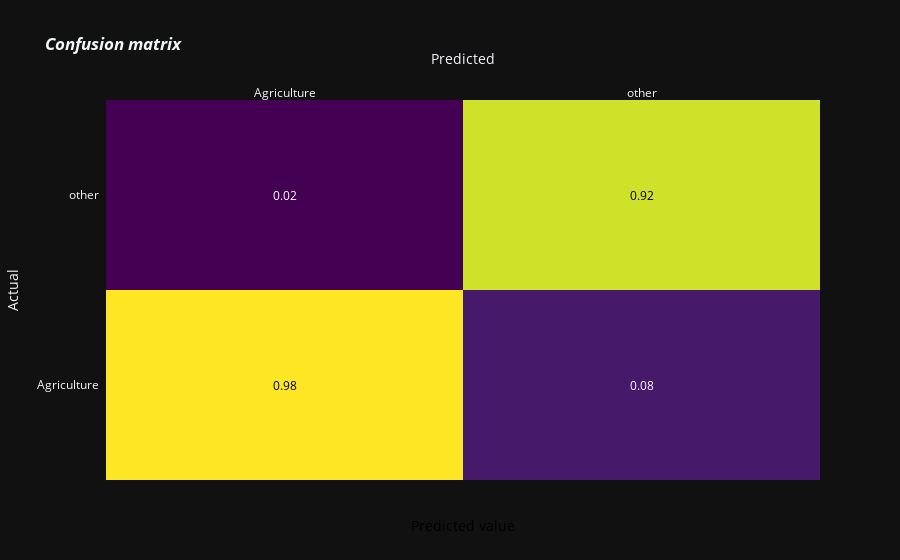
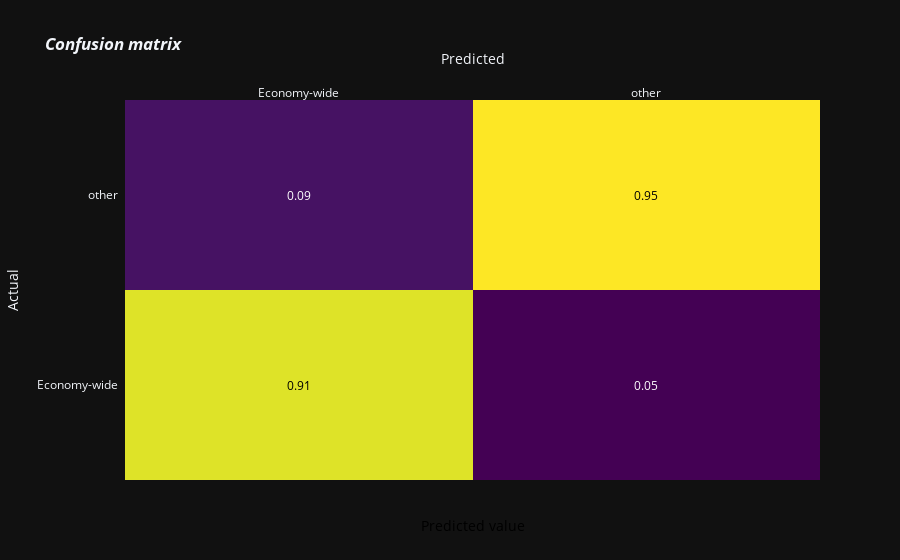
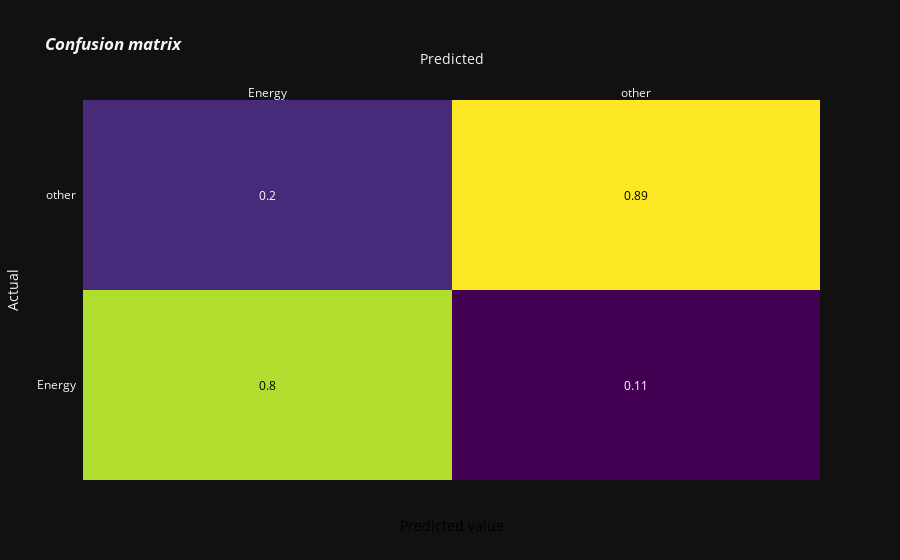
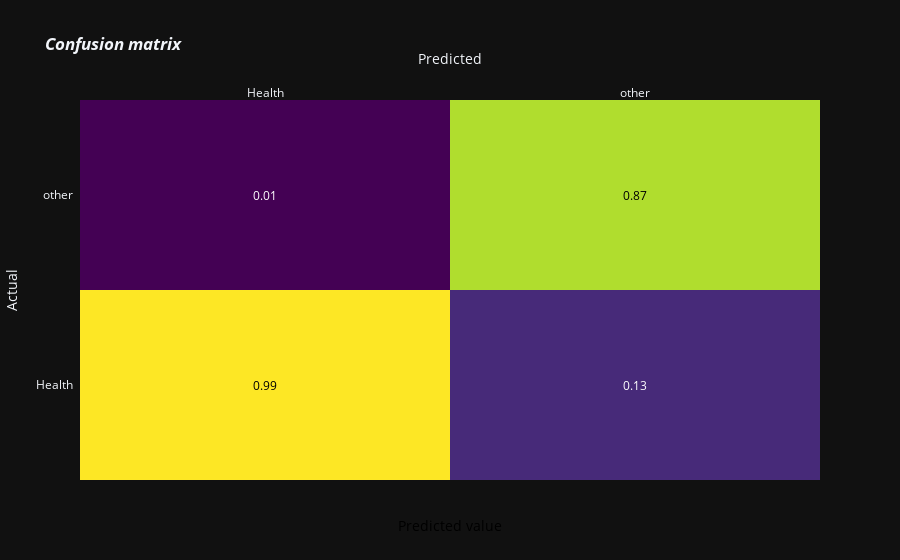

The cell these charts' notebook holds for them, in order:
### Code cell
for fig in figs:
    fig.show()

### Figure 1 — Plotly figure (JSON) as saved in the notebook; plotly's stock layout.template omitted (floating-point values rounded to 4 significant figures)
{"data": [{"colorscale": [[0.0, "#440154"], [0.1111, "#482878"], [0.2222, "#3e4989"], [0.3333, "#31688e"], [0.4444, "#26828e"], [0.5556, "#1f9e89"], [0.6667, "#35b779"], [0.7778, "#6ece58"], [0.8889, "#b5de2b"], [1.0, "#fde725"]], "reversescale": false, "showscale": false, "x": ["Agriculture", "other"], "y": ["Agriculture", "other"], "z": [[0.9849, 0.08197], [0.01506, 0.918]], "type": "heatmap"}], "layout": {"annotations": [{"font": {"color": "#000000"}, "showarrow": false, "text": "0.98", "x": "Agriculture", "xref": "x", "y": "Agriculture", "yref": "y"}, {"font": {"color": "#FFFFFF"}, "showarrow": false, "text": "0.08", "x": "other", "xref": "x", "y": "Agriculture", "yref": "y"}, {"font": {"color": "#FFFFFF"}, "showarrow": false, "text": "0.02", "x": "Agriculture", "xref": "x", "y": "other", "yref": "y"}, {"font": {"color": "#000000"}, "showarrow": false, "text": "0.92", "x": "other", "xref": "x", "y": "other", "yref": "y"}, {"font": {"color": "black", "size": 14}, "showarrow": false, "text": "Predicted value", "x": 0.5, "xref": "paper", "y": -0.15, "yref": "paper"}], "xaxis": {"dtick": 1, "gridcolor": "rgb(0, 0, 0)", "side": "top", "ticks": "", "title": {"text": "Predicted"}}, "yaxis": {"dtick": 1, "ticks": "", "ticksuffix": "  ", "title": {"text": "Actual"}}, "title": {"text": "<i><b>Confusion matrix</b></i>"}}}

### Figure 2 — Plotly figure (JSON) as saved in the notebook; plotly's stock layout.template omitted (floating-point values rounded to 4 significant figures)
{"data": [{"colorscale": [[0.0, "#440154"], [0.1111, "#482878"], [0.2222, "#3e4989"], [0.3333, "#31688e"], [0.4444, "#26828e"], [0.5556, "#1f9e89"], [0.6667, "#35b779"], [0.7778, "#6ece58"], [0.8889, "#b5de2b"], [1.0, "#fde725"]], "reversescale": false, "showscale": false, "x": ["Economy-wide", "other"], "y": ["Economy-wide", "other"], "z": [[0.9112, 0.04545], [0.08883, 0.9545]], "type": "heatmap"}], "layout": {"annotations": [{"font": {"color": "#000000"}, "showarrow": false, "text": "0.91", "x": "Economy-wide", "xref": "x", "y": "Economy-wide", "yref": "y"}, {"font": {"color": "#FFFFFF"}, "showarrow": false, "text": "0.05", "x": "other", "xref": "x", "y": "Economy-wide", "yref": "y"}, {"font": {"color": "#FFFFFF"}, "showarrow": false, "text": "0.09", "x": "Economy-wide", "xref": "x", "y": "other", "yref": "y"}, {"font": {"color": "#000000"}, "showarrow": false, "text": "0.95", "x": "other", "xref": "x", "y": "other", "yref": "y"}, {"font": {"color": "black", "size": 14}, "showarrow": false, "text": "Predicted value", "x": 0.5, "xref": "paper", "y": -0.15, "yref": "paper"}], "xaxis": {"dtick": 1, "gridcolor": "rgb(0, 0, 0)", "side": "top", "ticks": "", "title": {"text": "Predicted"}}, "yaxis": {"dtick": 1, "ticks": "", "ticksuffix": "  ", "title": {"text": "Actual"}}, "title": {"text": "<i><b>Confusion matrix</b></i>"}}}

### Figure 3 — Plotly figure (JSON) as saved in the notebook; plotly's stock layout.template omitted (floating-point values rounded to 4 significant figures)
{"data": [{"colorscale": [[0.0, "#440154"], [0.1111, "#482878"], [0.2222, "#3e4989"], [0.3333, "#31688e"], [0.4444, "#26828e"], [0.5556, "#1f9e89"], [0.6667, "#35b779"], [0.7778, "#6ece58"], [0.8889, "#b5de2b"], [1.0, "#fde725"]], "reversescale": false, "showscale": false, "x": ["Energy", "other"], "y": ["Energy", "other"], "z": [[0.7966, 0.1111], [0.2034, 0.8889]], "type": "heatmap"}], "layout": {"annotations": [{"font": {"color": "#000000"}, "showarrow": false, "text": "0.8", "x": "Energy", "xref": "x", "y": "Energy", "yref": "y"}, {"font": {"color": "#FFFFFF"}, "showarrow": false, "text": "0.11", "x": "other", "xref": "x", "y": "Energy", "yref": "y"}, {"font": {"color": "#FFFFFF"}, "showarrow": false, "text": "0.2", "x": "Energy", "xref": "x", "y": "other", "yref": "y"}, {"font": {"color": "#000000"}, "showarrow": false, "text": "0.89", "x": "other", "xref": "x", "y": "other", "yref": "y"}, {"font": {"color": "black", "size": 14}, "showarrow": false, "text": "Predicted value", "x": 0.5, "xref": "paper", "y": -0.15, "yref": "paper"}], "xaxis": {"dtick": 1, "gridcolor": "rgb(0, 0, 0)", "side": "top", "ticks": "", "title": {"text": "Predicted"}}, "yaxis": {"dtick": 1, "ticks": "", "ticksuffix": "  ", "title": {"text": "Actual"}}, "title": {"text": "<i><b>Confusion matrix</b></i>"}}}

### Figure 4 — Plotly figure (JSON) as saved in the notebook; plotly's stock layout.template omitted (floating-point values rounded to 4 significant figures)
{"data": [{"colorscale": [[0.0, "#440154"], [0.1111, "#482878"], [0.2222, "#3e4989"], [0.3333, "#31688e"], [0.4444, "#26828e"], [0.5556, "#1f9e89"], [0.6667, "#35b779"], [0.7778, "#6ece58"], [0.8889, "#b5de2b"], [1.0, "#fde725"]], "reversescale": false, "showscale": false, "x": ["Health", "other"], "y": ["Health", "other"], "z": [[0.9862, 0.129], [0.01381, 0.871]], "type": "heatmap"}], "layout": {"annotations": [{"font": {"color": "#000000"}, "showarrow": false, "text": "0.99", "x": "Health", "xref": "x", "y": "Health", "yref": "y"}, {"font": {"color": "#FFFFFF"}, "showarrow": false, "text": "0.13", "x": "other", "xref": "x", "y": "Health", "yref": "y"}, {"font": {"color": "#FFFFFF"}, "showarrow": false, "text": "0.01", "x": "Health", "xref": "x", "y": "other", "yref": "y"}, {"font": {"color": "#000000"}, "showarrow": false, "text": "0.87", "x": "other", "xref": "x", "y": "other", "yref": "y"}, {"font": {"color": "black", "size": 14}, "showarrow": false, "text": "Predicted value", "x": 0.5, "xref": "paper", "y": -0.15, "yref": "paper"}], "xaxis": {"dtick": 1, "gridcolor": "rgb(0, 0, 0)", "side": "top", "ticks": "", "title": {"text": "Predicted"}}, "yaxis": {"dtick": 1, "ticks": "", "ticksuffix": "  ", "title": {"text": "Actual"}}, "title": {"text": "<i><b>Confusion matrix</b></i>"}}}
